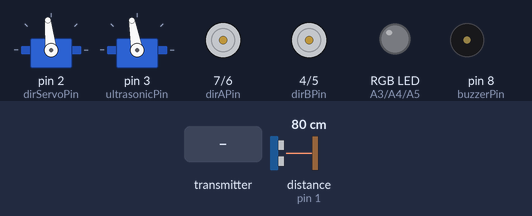
Bench run of a sketch on a simulated Arduino Uno, built with avr-gcc and run on an emulated ATmega328P. Shown: 2 × servo, direction and speed pins drawn as motors (green arrow = direction pin HIGH = forward, orange = LOW = backward, longer = more drive), an RGB LED mixed from three pins (HIGH = lit), buzzer (waves = sounding). Dashed ring = blinking. Inputs (shaded band) come from the test bench; at power-on: distance to the obstacle (sensor on pin 1) 80 cm. The echo pulse lasts 58.3 µs per cm; no radio packets arrive unless stated; pins used as bus, display or sensor lines are not drawn; what the sketch prints to the serial monitor is not drawn.

Above: at 1.2 s.
1.3 s: the transmitter starts sending data.4 = 0
At 2.33 s:
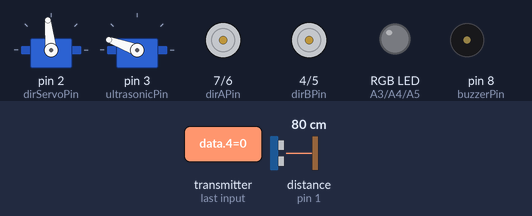
4.3 s: distance to the obstacle (sensor on pin 1) set to 250 cm
7.3 s: distance to the obstacle (sensor on pin 1) set to 258 cm
At 9.0 s:
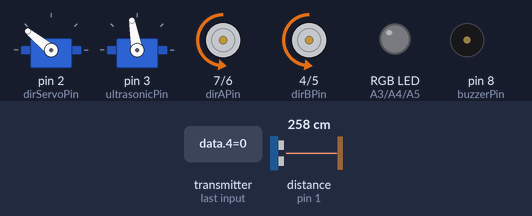
10.3 s: the transmitter starts sending data.5 = 0
At 12.5 s:
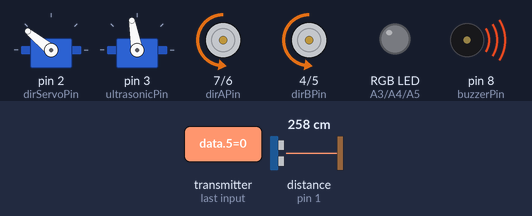
13.3 s: the transmitter starts sending data.4 = 256
At 14.24 s:
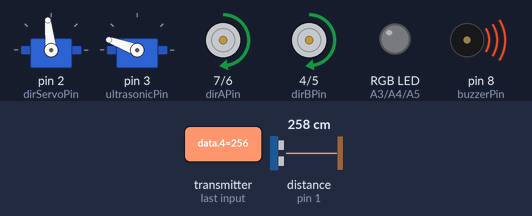
16.3 s: the transmitter starts sending data.0 = 0
At 17.3 s:
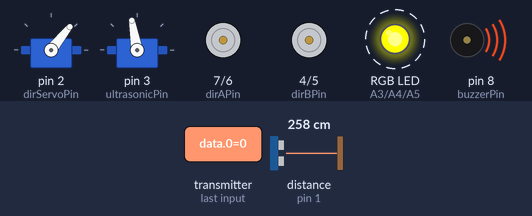
Timing chart, 0 to 20.3 s (numbered marks = the images above; inputs shaded):
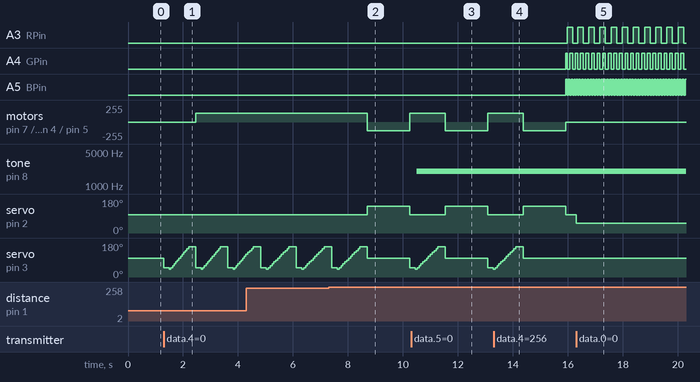

Measured:
- the behaviour switches between 254 and 255 cm on distance to the obstacle (sensor on pin 1) (found by bisection; images 1 and 2)
- after the input at 1.3 s, motor on pin 7 (dirAPin) / pin 6 (pwmAPin), motor on pin 4 (dirBPin) / pin 5 (pwmBPin): stopped → forward 128/255 after 1.2 s
- after the input at 7.3 s, motor on pin 7 (dirAPin) / pin 6 (pwmAPin), motor on pin 4 (dirBPin) / pin 5 (pwmBPin): forward 128/255 → backward 128/255 after 1.4 s, → forward 128/255 1.5 s later; servo on pin 2 (dirServoPin): 96° → 141° after 1.4 s, → 96° 1.5 s later
- after the input at 10.3 s, tone on pin 8 (buzzerPin): silent → 2000 Hz after 0.20 s
- after the input at 13.3 s, A3 (RPin): LOW → HIGH after 2.7 s, → LOW 0.20 s later; A4 (GPin): alternates HIGH for 0.08 s and LOW for 0.10 s, starting after 2.6 s; A5 (BPin): alternates HIGH for 0.05 s and LOW for 0.05 s, starting after 2.6 s; servo on pin 3 (ultrasonicPin): goes on until 14.4 s, then stays 100°
- after the input at 16.3 s, servo on pin 2 (dirServoPin): 96° → 51° at once

The sketch:

Adeept_RC_Smart_Car_Chassis_JPC.ino
```cpp
/*
  Data Array positions received from remote control:

  [0] Right Joystick (X) - U2 Sterring
  [1] Left Joystick (Y) - U1 Motor drive
  [2] A button - LED color
  [3] B button - Manual mode
  [4] C button - Auto mode
  [5] D button - Buzzer
  [6] Pot R1 - U1 Joystick fine adjustment
  [7] Pot R6 - U2 Joystick fine adjustment
  [8] Right Joystick (Y) - U2 Ultrasonic sensor servo position
  [8] Left Joystick (X) - U1 (to be implemented)
*/

#include <SPI.h>
#include "RF24.h"
#include <Servo.h>

RF24 radio(9, 10);                                            // defines the object to control NRF24L01
byte addresses[5] = "00007";                                  // defines communication address which should correspond to remote control
// int data[9]={512, 512, 0, 0, 1, 1, 512, 512, 512};         // defines the array used to save the communication data
int data[10]={512, 512, 0, 0, 1, 1, 512, 512, 512, 512};      // defines the array used to save the communication data with Right Xaxis added
int mode[1];

Servo dirServo;                                               // defines servo to control turning of smart car
int dirServoPin = 2;                                          // defines pin for signal line of the last servo
float dirServoOffset = 6;                                     // defines a variable for deviation (degree) of the servo

Servo ultrasonicServo;                                        // define servo to control turning of ultrasonic sensor
int ultrasonicPin = 3;                                        // define pin for signal line of the last servo
int trigPin = 0;                                              // define Trig pin for ultrasonic ranging module
int echoPin = 1;                                              // define Echo pin for ultrasonic ranging module

float maxDistance = 200;                                      // define the operation range (cm) for the ultrasonic ranging module, maximum sensor distance is rated at 400cm

#define FORWARD HIGH
#define BACKWARD LOW

const int dirAPin = 7;                                        // define pin used to control rotational direction of motor A
const int pwmAPin = 6;                                        // define pin for PWM used to control rotational speed of motor A
const int dirBPin = 4;                                        // define pin used to control rotational direction of motor B
const int pwmBPin = 5;                                        // define pin for PWM used to control rotational speed of motor B
const int buzzerPin = 8;                                      // define pin for buzzer
const int RPin = A3;
const int GPin = A4;
const int BPin = A5;
int RGBVal = 0;
int automatic = 0;

// car will run this instruction once when turned on
void setup() {
  radio.begin();                                              // initialize RF24
  radio.setRetries(0, 15);                                    // set retries times
  radio.setPALevel(RF24_PA_LOW);                              // set power
  radio.openReadingPipe(1, addresses);                        // open delivery channel
  radio.startListening();                                     // sets module as a receiver

  dirServo.attach(dirServoPin);                               // attaches the servo on servoDirPin to the servo object
  dirServo.write(90);                                         // moves dirServo to 90 deg position (center)
  ultrasonicServo.attach(ultrasonicPin);                      // attaches the servo on ultrasonicPin to the servo object
  ultrasonicServo.write(100);                                 // moves ultrasonicServo to 90 deg position (center)

  pinMode(dirAPin, OUTPUT);                                   // sets dirAPin to output mode
  pinMode(pwmAPin, OUTPUT);                                   // sets pwmAPin to output mode
  pinMode(dirBPin, OUTPUT);                                   // sets dirBPin to output mode
  pinMode(pwmBPin, OUTPUT);                                   // sets pwmBPin to output mode
  pinMode(buzzerPin, OUTPUT);                                 // sets buzzerPin to output mode
  pinMode(RPin, OUTPUT);                                      // sets RPin to output mode
  pinMode(GPin, OUTPUT);                                      // sets GPin to output mode
  pinMode(BPin, OUTPUT);                                      // sets BPin to output mode
  pinMode(trigPin, OUTPUT);                                   // sets trigPin to output mode
  pinMode(echoPin, INPUT);                                    // sets echoPin to input mode

  Serial.begin(9600);
}

// gets data sent by the remote control
void receiveData(){
   if (radio.available()) {                                   // checks if data / new data has been sent by the remote control
    while (radio.available()) {                               // loops through all data positions
      radio.read( data, sizeof(data) );                       // reads each position from received data
    }
    if(!data[2]){                                             // changes LED color
    RGBVal++ ;
    if(RGBVal>7){
      RGBVal=0;}
    }
    if(!data[3]){                                             // selects remote control mode
      automatic = 0;
    }
    if(!data[4]){                                             // selects autonomos driving mode
      automatic = 1;
    }
    if (!data[5])                                             // honks the buzzer
      tone(buzzerPin, 2000);
    else
      noTone(buzzerPin);
   }
}

// defines remote control mode parameters
void ctrlCar0(byte dirServoDegree,byte ultrasonicServoDegree, bool motorDir, byte motorSpd) {
  dirServo.write(dirServoDegree + dirServoOffset);            // sets sterring servo position
  ultrasonicServo.write(ultrasonicServoDegree);               // sets ultrasonic servo position
  digitalWrite(dirAPin, motorDir);                            // defines direction of drive motor A rotation (forward / reverse)
  digitalWrite(dirBPin, motorDir);                            // defines direction of drive motor B rotation (forward / reverse)
  analogWrite(pwmAPin, motorSpd);                             // defines speed of drive motor A rotation (0 - 255) based on remote control joystick U1 position
  analogWrite(pwmBPin, motorSpd);                             // defines speed of drive motor B rotation (0 - 255) based on remote control joystick U1 position
}

// defines autonomous driving mode parameters
void ctrlCar1(byte dirServoDegree, bool motorDir, byte motorSpd) {
  dirServo.write(dirServoDegree + dirServoOffset);            // sets sterring servo position
  digitalWrite(dirAPin, motorDir);                            // defines direction of drive motor A rotation (forward / reverse)
  digitalWrite(dirBPin, motorDir);                            // defines direction of drive motor B rotation (forward / reverse)
  analogWrite(pwmAPin, motorSpd);                             // defines speed of drive motor B rotation (0 - 255) based on defined speed (spd = 128)
  analogWrite(pwmBPin, motorSpd);                             // defines speed of drive motor B rotation (0 - 255) based on defined speed (spd = 128)
}

// defines the distance from an object
int getDistance() {

  digitalWrite(trigPin, LOW);
  delayMicroseconds(2);
  digitalWrite(trigPin, HIGH);
  delayMicroseconds(20);
  digitalWrite(trigPin, LOW);

  float pingTime = pulseIn(echoPin, HIGH);
  //int sensorDistance = pingTime/58;                       // Divide by 58 for cm or 148 for inches
  //return sensorDistance;

  if (pingTime != 0) {                                      // checks if pulse bounces back to echoPin
    int sensorDistance = pingTime/58;                       // calculates the distance divided by 58 for (cm) or 148 for (inches)
    return sensorDistance;                                  // returns measured distance(cm)
  }
  else
    return maxDistance;                                     // returns max dstance (200 cm) if pulse does not bounce back to echoPin (no object found)
}


/*
  NOTE: HC_SR04 ultrasonic sensor only detects objects perpendicular to the sensor.
  If the object is not perpendicular, pulse will not bounce back to the sensor
  (angled incidence) and the object will not been seen by the sensor.
*/


// car will loop through this instruction continuously after turned on
void loop() {

  // gets data sent by the remote control
  receiveData();

  // run this instruction if remote control mode is active
  if (automatic == 0) {
    mode[0]=0;                                              // mode[0]=0 : remote control mode

    // calculates the steering angle of the servos according to the direction of the joystick U2 on the remote control
    int dirServoDegree = map(data[0], 0, 1023, 45, 135) - (data[7] - 512) / 12;
    int ultrasonicServoDegree = map(data[8], 0, 1023, 50, 150);

    // calculates the drive motors speed according to the direction of the joystick U1 on the remote control
    int motorSpd = data[1] - 512 + (data[6] - 512) / 10;
//    Serial.print(motorSpd);
//    Serial.print("*****");
    bool motorDir = motorSpd > 0 ? BACKWARD : FORWARD;
    motorSpd = abs(constrain(motorSpd, -512, 512));
 //   Serial.print(motorSpd);
 //   Serial.print("*****");
    motorSpd = map(motorSpd, 0, 512, 0, 255);
 //   Serial.print(motorSpd);
 //   Serial.print("*****");

 if (motorSpd > 100)
{
  motorSpd = 255;
}
else
{
  motorSpd = 0;
}

    // controls the steering and speed of the smart car sent by the remote control (remote control mode)
    ctrlCar0(dirServoDegree, ultrasonicServoDegree, motorDir, motorSpd);

    // loops though 7 LED colors and OFF
    switch (RGBVal) {
      case 0: digitalWrite(RPin, LOW);digitalWrite(GPin, LOW);digitalWrite(BPin, LOW); break;     //White
      case 1: digitalWrite(RPin, LOW);digitalWrite(GPin, LOW);digitalWrite(BPin, HIGH); break;    //Yellow
      case 2: digitalWrite(RPin, LOW);digitalWrite(GPin, HIGH);digitalWrite(BPin, LOW); break;    //Magenta
      case 3: digitalWrite(RPin, LOW);digitalWrite(GPin, HIGH);digitalWrite(BPin, HIGH); break;   //Red
      case 4: digitalWrite(RPin, HIGH);digitalWrite(GPin, LOW);digitalWrite(BPin, LOW); break;    //Cyan
      case 5: digitalWrite(RPin, HIGH);digitalWrite(GPin, LOW);digitalWrite(BPin, HIGH); break;   //Green
      case 6: digitalWrite(RPin, HIGH);digitalWrite(GPin, HIGH);digitalWrite(BPin, LOW); break;   //Blue
      case 7: digitalWrite(RPin, HIGH);digitalWrite(GPin, HIGH);digitalWrite(BPin, HIGH); break;  //Off
      default: break;
      }
  }

  // run this instruction if autonomous drving mode is active
  if (automatic == 1) {

      byte barDistance = maxDistance;                         // defines initial distance as max distance (200 cm)
      byte barDegree;                                         // allocates angle of uletrasonic sensor
      byte distance;                                          // allocates measured shortest distance
      mode[0]=1;                                              // mode[0]=1 : autonomous driving mode

      ultrasonicServo.write(50);                              // define the initial scanning position servo of pan tilt
      delay(200);                                             // waits 200 ms

      // Starts sweeping the area from 40 deg to 160 deg to identify the shortest distance (barDistance) and its direction (barDegree)
      for (byte ultrasonicServoDegree = 40; ultrasonicServoDegree <= 160; ultrasonicServoDegree += 10) {
        ultrasonicServo.write(ultrasonicServoDegree);         // sets ultrasonic servo position
        delay(50);                                            // waits 50 ms
        receiveData();                                        // checks for new data from the remote control (such as driving mode change or buzzer)
        distance = getDistance();                             // defines first measured distance

        Serial.print(distance);
        Serial.print("*****");

        if (distance < barDistance) {                         // checks if distance is shorter than the initial or previous one
          barDegree = ultrasonicServoDegree;                  // defines the direction of the actual measured distance
          barDistance = distance;                             // defines new max distance
        }
      }

      delay(200);                                             // waits 200 ms
      ultrasonicServo.write(100);                             // Sets ultrasonicServo to center position before moving the vehicle.

      int spd = 128;                                          // defines motor speed for autonomous driving

      if (barDistance < 20) {                                 // checks if the distance from object is less than 20cm
        if (barDegree < 100)                                  // checks which side of the car the shortest distance is (< 100 : left | = 100 : in front of the car | > 100 : right)
          ctrlCar1(135-(data[7] - 512) / 12,  BACKWARD, spd); // steers the wheels completely to the left and reverses the car
        else
          ctrlCar1(45-(data[7] - 512) / 12,  BACKWARD, spd);  // steers the wheels completely to the right and reverses the car

        for(int i=0;i<15;i++){                                // runs the car in reverse and steered for 1.5s
          delay(100);                                         // waits 100 ms
          receiveData();                                      // checks for new data from the remote control (such as driving mode change or buzzer)
        }
      }

      else if (barDistance >= 20 and barDistance < 50) {        // checks if the distance from object is between 20cm and 50cm
        if (barDegree < 100)                                  // checks which side of the car the shortest distance is (< 100 : left | = 100 : in front of the car | > 100 : right)
          ctrlCar1(135-(data[7] - 512) / 12, BACKWARD, spd);  // steers the wheels completely to the left and reverses the car
        else
          ctrlCar1(45-(data[7] - 512) / 12, BACKWARD, spd);   // steers the wheels completely to the right and reverses the car

        for(int i=0;i<10;i++){                                // runs the car in reverse and steered for 1.0s
          delay(100);                                         // waits 100 ms
          receiveData();                                      // checks for new data from the remote control (such as driving mode change or buzzer)
        }
      }

      else if (barDistance >= 50 and barDistance < 80) {        // checks if the distance from object is between 50cm and 80cm
        if (barDegree < 100)                                  // checks which side of the car the shortest distance is (< 100 : left | = 100 : in front of the car | > 100 : right)
          ctrlCar1(100-(data[7] - 512) / 12, FORWARD, spd);   // steers the wheels by 10 degrees to the left and keeps moving forward
        else
          ctrlCar1(80-(data[7] - 512) / 12, FORWARD, spd);    // steers the wheels by 10 degrees to the right and keeps moving forward

        for(int i=0;i<10;i++){                                // runs the car forward and steered for 1.0s
          delay(100);                                         // waits 100 ms
          receiveData();                                      // checks for new data from the remote control (such as driving mode change or buzzer)
        }
      }

      ctrlCar1(90-(data[7] - 512) / 12, FORWARD, spd);        // runs the car straight forward. no objects found within max distance.
   }

}
```
